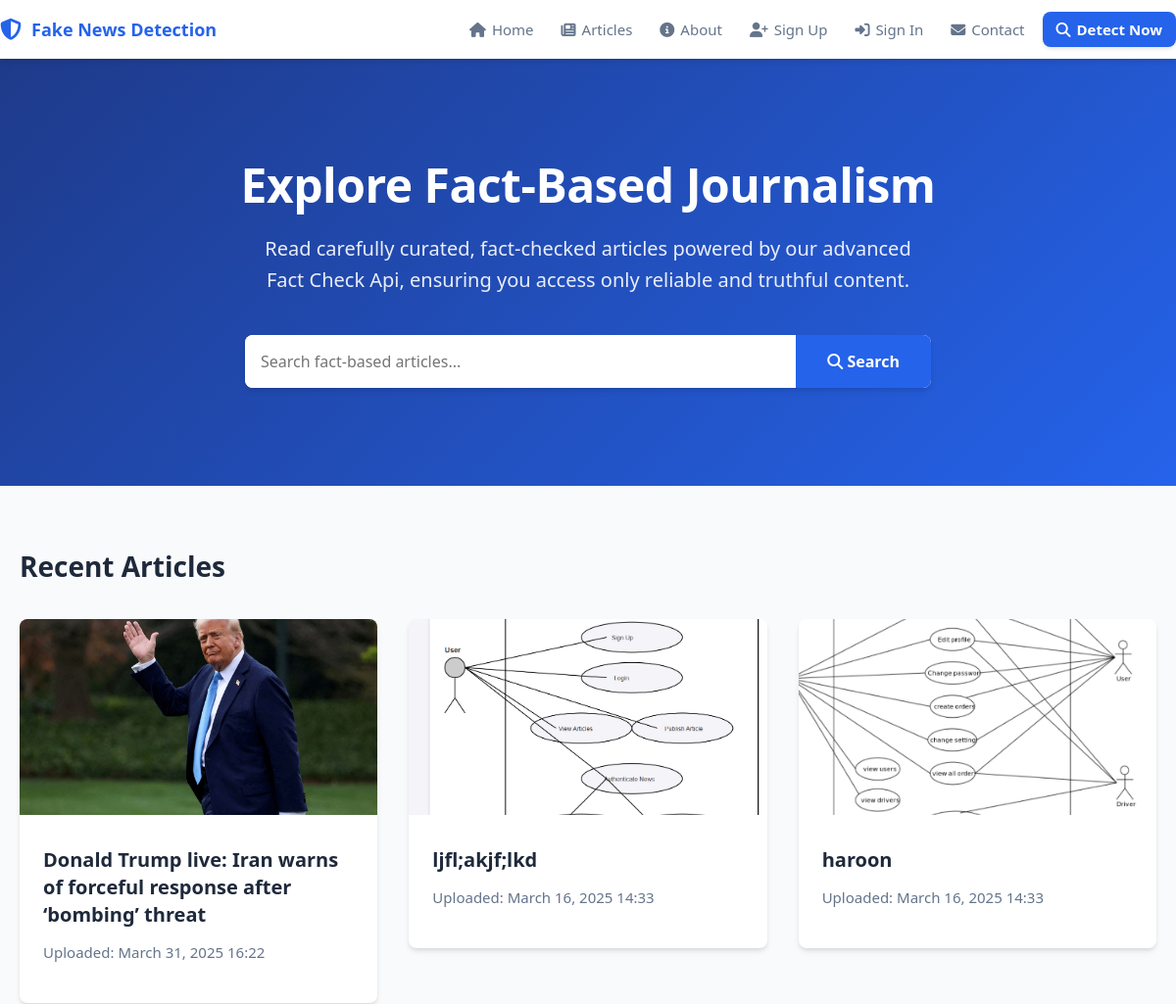
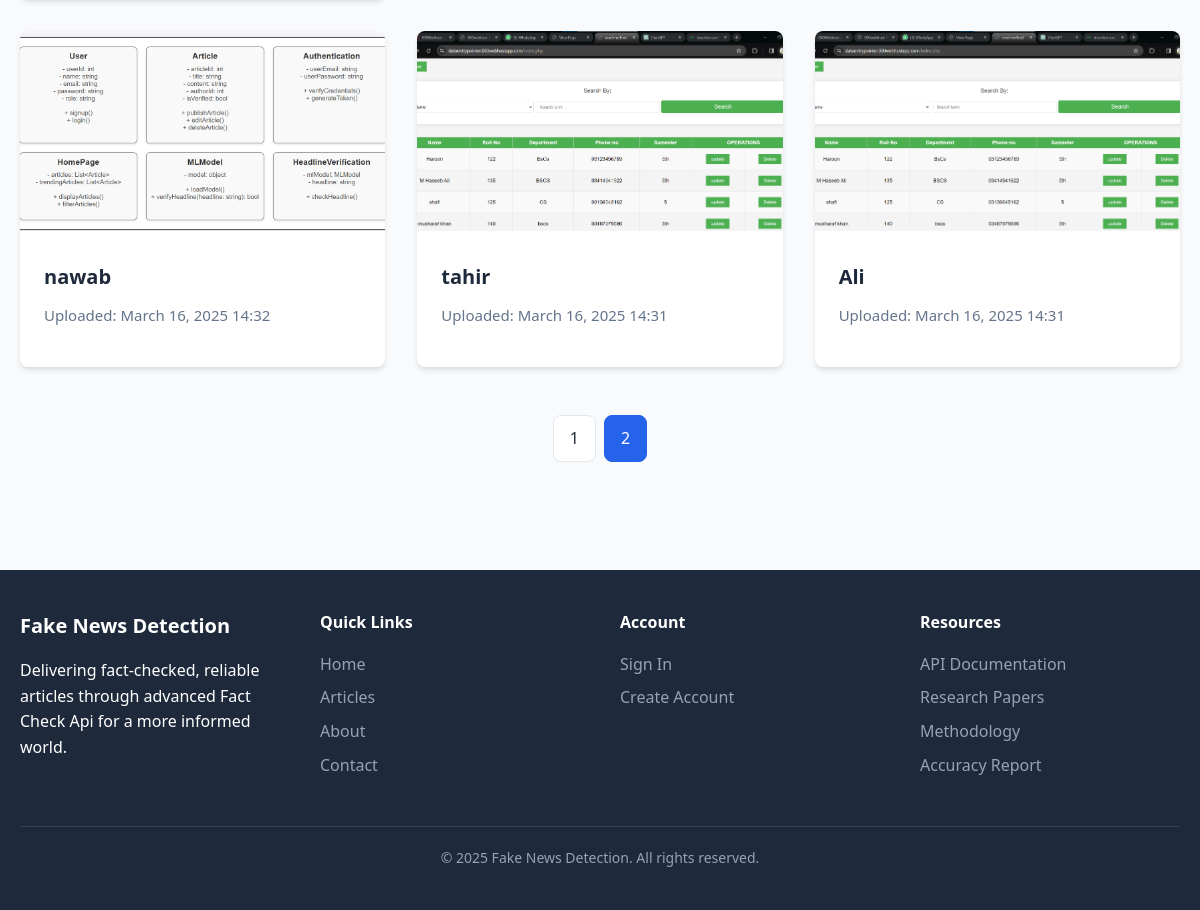
/articles/?page=2, run on the app's committed database (2 pictures, top to bottom).
### adminapp/models.py (models this page shows, shortened)
class BlogPost(models.Model):
    title = models.CharField(max_length=200)
    content = models.TextField()
    thumbnail = models.ImageField(upload_to='thumbnails/', null=True, blank=True)
    created_at = models.DateTimeField(auto_now_add=True)

### adminapp/views.py (the view)
# urls.py: path('articles/', article_list, name='articles'),
def article_list(request):
    query = request.GET.get('q', '')
    articles = BlogPost.objects.filter(
        Q(title__icontains=query) | Q(content__icontains=query)
    ).order_by('-created_at') if query else BlogPost.objects.all().order_by('-created_at')
    paginator = Paginator(articles, 9)
    page_number = request.GET.get('page', 1)
    page_obj = paginator.get_page(page_number)
    if request.headers.get('X-Requested-With') == 'XMLHttpRequest':
        return render(request, 'art_list.html', {'articles': page_obj.object_list})
    return render(request, 'articles.html', {'page_obj': page_obj, 'query': query})

### adminapp/templates/articles.html (shortened to what this page needs)
<!DOCTYPE html>
<html lang="en">
<head>
    <link rel="stylesheet" href="https://cdnjs.cloudflare.com/ajax/libs/font-awesome/6.4.0/css/all.min.css">
</head>
<body>
    <header>
        <div class="container header-container">
            <div class="logo">
                <i class="fas fa-shield-alt" style="color: var(--primary); font-size: 22px;"></i>
                <span class="logo-text">Fake News Detection</span>
            </div>
            <nav>
                <ul id="navMenu">
                    <li><a href="{% url 'home' %}"><i class="fas fa-home"></i> Home</a></li>
                    <li><a href="#"><i class="fas fa-newspaper"></i> Articles</a></li>
                    <li><a href="{% url 'about' %}"><i class="fas fa-info-circle"></i> About</a></li>
                    {% if user.is_authenticated %}
                        <li><a href="{% url 'signout' %}"><i class="fas fa-sign-out-alt"></i> Sign Out</a></li>
                    {% else %}
                        <li><a href="{% url 'signup' %}"><i class="fas fa-user-plus"></i> Sign Up</a></li>
                        <li><a href="{% url 'signin' %}"><i class="fas fa-sign-in-alt"></i> Sign In</a></li>
                    {% endif %}
                    <li><a href="{% url 'contactus' %}"><i class="fas fa-envelope"></i> Contact</a></li>
                    <li><a href="{% url 'predict' %}" class="nav-btn"><i class="fas fa-search"></i> Detect Now</a></li>
                </ul>
            </nav>
        </div>
    </header>
    <section class="hero">
        <div class="container hero-content">
            <h1>Explore Fact-Based Journalism</h1>
            <p>Read carefully curated, fact-checked articles powered by our advanced Fact Check Api, ensuring you access only reliable and truthful content.</p>
            <div class="search-container">
                <form action="{% url 'article_search' %}" method="GET" class="search-form">
                    <input type="text" name="q" placeholder="Search fact-based articles..." required>
                    <button type="submit"><i class="fas fa-search"></i> Search</button>
                </form>
            </div>
        </div>
    </section>
    <main class="main-content">
        <div class="container">
            <div class="header-section">
                <h2 class="section-title">Recent Articles</h2>
            </div>
            <div class="article-container" id="article-list">
                {% include 'article_list.html' %}
            </div>
            <div class="pagination">
                {% if page_obj.has_previous %}
                    <a href="?page=1" class="pagination-btn">1</a>
                {% endif %}
                <a href="?page={{ page_obj.number }}" class="pagination-btn active">{{ page_obj.number }}</a>
            </div>
        </div>
    </main>
    <footer>
        <div class="container">
            <div class="footer-container">
                <div class="footer-about">
                    <div class="footer-logo">Fake News Detection</div>
                    <p>Delivering fact-checked, reliable articles through advanced Fact Check Api for a more informed world.</p>
                </div>
                <div class="footer-links">
                    <h3>Quick Links</h3>
                    <ul>
                        <li><a href="{% url 'home' %}">Home</a></li>
                        <li><a href="#">Articles</a></li>
                        <li><a href="{% url 'about' %}">About</a></li>
                        <li><a href="{% url 'contactus' %}">Contact</a></li>
                    </ul>
                </div>
                <div class="footer-links">
                    <h3>Account</h3>
                    <ul>
                        {% if user.is_authenticated %}
                            <li><a href="{% url 'signout' %}">Sign Out</a></li>
                        {% else %}
                            <li><a href="{% url 'signin' %}">Sign In</a></li>
                            <li><a href="{% url 'signup' %}">Create Account</a></li>
                        {% endif %}
                    </ul>
                </div>
                <div class="footer-links">
                    <h3>Resources</h3>
                    <ul>
                        <li><a href="#">API Documentation</a></li>
                        <li><a href="#">Research Papers</a></li>
                        <li><a href="#">Methodology</a></li>
                        <li><a href="#">Accuracy Report</a></li>
                    </ul>
                </div>
            </div>
            <div class="copyright">
                <p>© 2025 Fake News Detection. All rights reserved.</p>
            </div>
        </div>
    </footer>
</body>
</html>

### adminapp/templates/article_list.html
{% for post in page_obj %}
    <a href="{% url 'article_detail' post.id %}" style="text-decoration: none; color: inherit;">
        <div class="article-card">
            <img src="{{ post.thumbnail.url }}" alt="{{ post.title }}">
            <div class="content">
                <h3>{{ post.title }}</h3>
                <p>Uploaded: {{ post.created_at|date:"F d, Y H:i" }}</p>
            </div>
        </div>
    </a>
{% endfor %}

### adminapp/templates/articles.html (style rules this page uses)
:root { --primary: #2563eb; --primary-dark: #1d4ed8; --secondary: #f8fafc; --dark: #1e293b; --light: #ffffff; --gray: #64748b; --success: #16a34a; --danger: #dc2626; --warning: #d97706; --border-radius: 8px; --shadow: 0 4px 6px -1px rgba(0, 0, 0, 0.1), 0 2px 4px -1px rgba(0, 0, 0, 0.06); --transition: all 0.3s cubic-bezier(0.4, 0, 0.2, 1); }
* { margin: 0; padding: 0; box-sizing: border-box; font-family: 'Segoe UI', system-ui, -apple-system, BlinkMacSystemFont, sans-serif; }
body { background-color: #f9fafb; color: var(--dark); line-height: 1.6; }
.container { max-width: 1200px; margin: 0 auto; padding: 0 20px; }
header { background-color: var(--light); box-shadow: var(--shadow); position: sticky; top: 0; z-index: 1000; }
.header-container { display: flex; justify-content: space-between; align-items: center; padding: 12px 0; }
.logo { display: flex; align-items: center; gap: 10px; }
.logo-text { font-size: 18px; font-weight: 700; color: var(--primary); white-space: nowrap; }
nav ul { display: flex; list-style: none; gap: 8px; align-items: center; }
nav ul li { position: relative; }
nav ul li a { color: var(--gray); text-decoration: none; font-weight: 500; padding: 6px 10px; border-radius: var(--border-radius); font-size: 15px; white-space: nowrap; transition: var(--transition); display: flex; align-items: center; gap: 6px; }
.nav-btn { background-color: var(--primary); color: white !important; padding: 6px 14px !important; font-weight: 600; box-shadow: 0 2px 4px rgba(0, 0, 0, 0.1); }
.hero { background: linear-gradient(135deg, #1e3a8a 0%, #2563eb 100%); color: white; padding: 100px 0; text-align: center; }
.hero-content { max-width: 900px; margin: 0 auto; }
.hero h1 { font-size: 48px; font-weight: 700; margin-bottom: 20px; line-height: 1.2; letter-spacing: -0.5px; }
.hero p { font-size: 20px; margin-bottom: 40px; opacity: 0.9; max-width: 700px; margin-left: auto; margin-right: auto; }
.search-container { max-width: 700px; margin: 0 auto; }
.search-form { display: flex; box-shadow: var(--shadow); border-radius: var(--border-radius); overflow: hidden; background-color: var(--light); }
.search-container input { flex: 1; padding: 16px; border: none; font-size: 16px; background-color: var(--light); transition: var(--transition); }
.search-container button { padding: 16px 32px; border: none; background-color: var(--primary); color: white; font-size: 16px; font-weight: 600; cursor: pointer; transition: var(--transition); }
.main-content { padding: 60px 0; }
.header-section { display: flex; justify-content: space-between; align-items: center; margin-bottom: 32px; }
.section-title { font-size: 28px; font-weight: 700; color: var(--dark); }
.article-container { display: grid; grid-template-columns: repeat(auto-fill, minmax(300px, 1fr)); gap: 32px; }
.article-card { background-color: var(--light); border-radius: var(--border-radius); box-shadow: var(--shadow); transition: var(--transition); overflow: hidden; }
.article-card img { width: 100%; height: 200px; object-fit: cover; }
.article-card .content { padding: 24px; }
.article-card h3 { font-size: 20px; font-weight: 600; margin-bottom: 12px; color: var(--dark); line-height: 1.4; }
.article-card p { font-size: 15px; color: var(--gray); margin-bottom: 16px; }
.pagination { display: flex; justify-content: center; margin: 48px 0; gap: 8px; }
.pagination-btn { padding: 10px 16px; background-color: var(--light); color: var(--dark); border: 1px solid #e2e8f0; border-radius: var(--border-radius); font-size: 16px; font-weight: 500; text-decoration: none; transition: var(--transition); }
.pagination-btn:hover, .pagination-btn.active { background-color: var(--primary); color: white; border-color: var(--primary); }
footer { background-color: var(--dark); color: white; padding: 40px 0; }
.footer-container { display: grid; grid-template-columns: repeat(auto-fit, minmax(200px, 1fr)); gap: 40px; }
.footer-logo { font-size: 20px; font-weight: 700; margin-bottom: 16px; color: white; }
.footer-links h3 { font-size: 16px; font-weight: 600; margin-bottom: 16px; color: white; }
.footer-links ul { list-style: none; }
.footer-links li { margin-bottom: 8px; }
.footer-links a { color: #94a3b8; text-decoration: none; transition: var(--transition); }
.copyright { text-align: center; margin-top: 40px; padding-top: 20px; border-top: 1px solid #334155; color: #94a3b8; font-size: 14px; }

### data on the page
BlogPost: thumbnail (picture), title "Donald Trump live: Iran warns of forceful response after ‘bombing’ threat", created_at "March 31, 2025 16:22"
BlogPost: thumbnail (picture), title "ljfl;akjf;lkd", created_at "March 16, 2025 14:33"
BlogPost: thumbnail (picture), title "haroon", created_at "March 16, 2025 14:33"
BlogPost: thumbnail (picture), title "nawab", created_at "March 16, 2025 14:32"
BlogPost: thumbnail (picture), title "tahir", created_at "March 16, 2025 14:31"
BlogPost: thumbnail (picture), title "Ali", created_at "March 16, 2025 14:31"

### other printed values
{{ page_obj.number }} "2"
